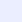
Frame 1 (no input)
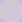
Frame 60 (the mouse pressed at the canvas centre just before this capture)
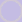
Frame 120 (the mouse held since frame 60 and released just before this capture)

The Processing sketch that drew these frames (run headless with seeded random() and noise(); from frame 60 on, the mouse is pressed at the canvas centre):

// Processing sketch: processing_106379
// ── processing_106379.pde

int counter;

void setup() {  //setup function called initially, only once
  size(22, 22);
  background(255);  //set background white
  colorMode(HSB);   //set colors to Hue, Saturation, Brightness mode
  counter = 0;
}

void draw() {  //draw function loops 
  counter++;
  noStroke();
  fill(random(255),100,255,50);
  
  if(mousePressed == true) { //add some interaction
    ellipse(mouseX, mouseY, 20, 20);
  }
  else {
    ellipse(width/2, height/2, 80*sin(counter), 80*sin(counter));
  }
}
